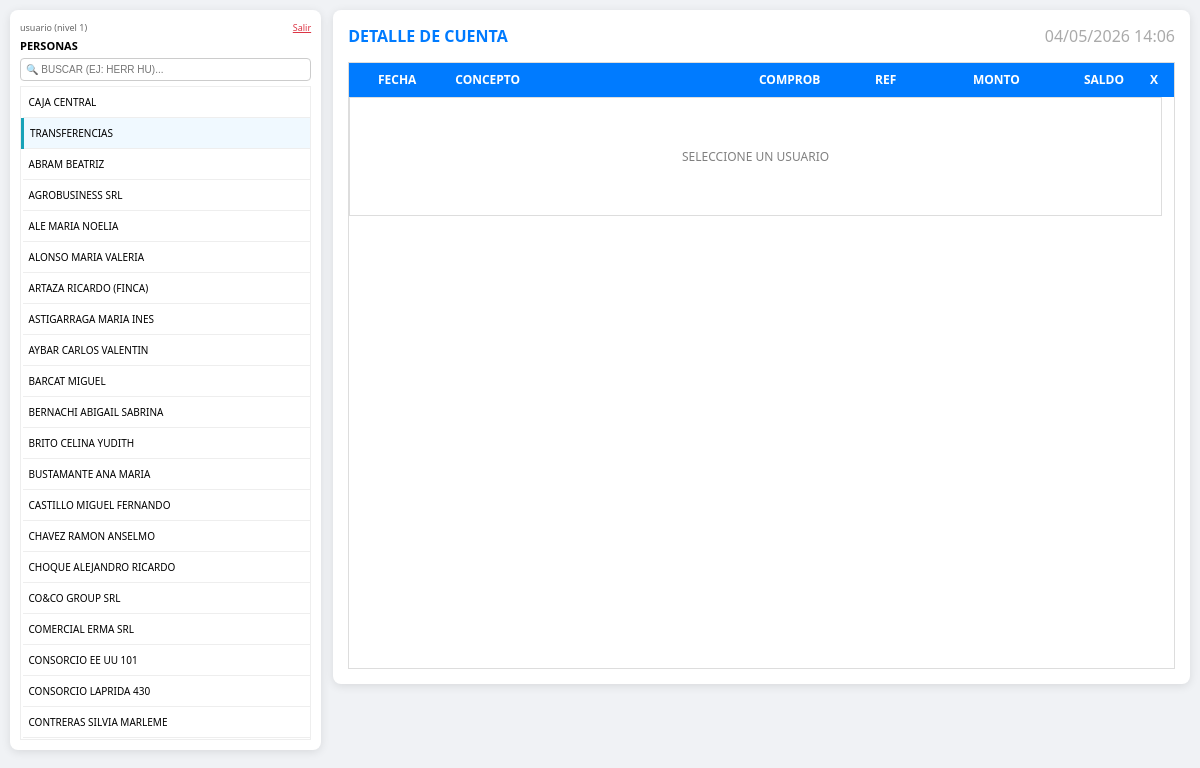
The page /index.php (signed in) on the database its author committed.
### tables this page shows
CREATE TABLE `usuarios` (
  `id` int(11) NOT NULL AUTO_INCREMENT,
  `acceso_creador_id` int(11) DEFAULT NULL COMMENT 'NULL=principal',
  `apellido` varchar(150) NOT NULL,
  `dni` varchar(20) NOT NULL,
  `cuit` varchar(25) DEFAULT NULL,
  `domicilio` varchar(200) DEFAULT NULL,
  `email` varchar(100) DEFAULT NULL,
  `celular` varchar(20) DEFAULT NULL,
  `consorcio` varchar(100) DEFAULT NULL,
  PRIMARY KEY (`id`),
  KEY `idx_acceso_creador` (`acceso_creador_id`)
);

### helpers_propiedad.php (called while the page is built, shortened)
<?php
function alquileres_asegurar_columna_incremento($conexion) {
    $r = mysqli_query($conexion, "SHOW COLUMNS FROM alquileres LIKE 'incremento_alquiler_meses'");
    if ($r && mysqli_num_rows($r) > 0) {
        $done = true;
        return;
    }
}

### liquidar_alquileres_mes.php (called while the page is built, shortened)
<?php
include_once __DIR__ . '/helpers_propiedad.php';
alquileres_asegurar_columna_incremento($conexion);
?>

### helpers_tenant_inmobiliaria.php (called while the page is built, shortened)
<?php
if (!function_exists('tenant_inmob_usuario_es_cuenta_ambito_sofia')) {
    function tenant_inmob_usuario_es_cuenta_ambito_sofia(string $usuario_acceso): bool
    {
        $u = trim($usuario_acceso);
        return strcasecmp($u, 'sofia') === 0 || strcasecmp($u, 'sofiacel') === 0;
    }
}
if (!function_exists('tenant_inmob_es_sofia')) {
    function tenant_inmob_es_sofia(): bool
    {
        if (isset($_SESSION['tenant_es_sofia'])) {
            return (int) $_SESSION['tenant_es_sofia'] === 1;
        }
        $u = trim((string) ($_SESSION['acceso_usuario'] ?? ''));
        return tenant_inmob_usuario_es_cuenta_ambito_sofia($u);
    }
    function tenant_inmob_asegurar_esquema($conexion): void
    {
        static $done = false;
        if ($done) {
            return;
        }
        $done = true;
        tenant_inmob_reparar_acceso_creador_huerfanos($conexion);
    }
    function tenant_inmob_reparar_acceso_creador_huerfanos($conexion): void
    {
        $sid = tenant_inmob_id_acceso_sofia_efectivo($conexion);
    }
    function tenant_inmob_id_acceso_sofia_bd($conexion): int
    {
        static $id = null;
        if ($id !== null) {
            return $id;
        }
        $r = mysqli_query($conexion, "SELECT id FROM accesos WHERE LOWER(TRIM(usuario)) = 'sofia' LIMIT 1");
        if ($r && $row = mysqli_fetch_assoc($r)) {
            $id = (int) $row['id'];
        } else {
            $id = 0;
        }
        return $id;
    }
    function tenant_inmob_id_acceso_sofia_efectivo($conexion): int
    {
        $sid = tenant_inmob_id_acceso_sofia_bd($conexion);
        return $sid > 0 ? $sid : 0;
    }
    function tenant_inmob_sql_usuarios_sin_alias($conexion): string
    {
        $sid = tenant_inmob_id_acceso_sofia_bd($conexion);
        return 'acceso_creador_id IS NULL';
    }
    function tenant_inmob_sql_usuarios($conexion, string $alias = 'u'): string
    {
        $base = tenant_inmob_sql_usuarios_sin_alias($conexion);
        return preg_replace('/\bacceso_creador_id\b/', $alias . '.acceso_creador_id', $base);
    }
    function tenant_inmob_id_usuario_caja_central($conexion): int
    {
        if (!tenant_inmob_es_sofia()) {
            return 1;
        }
        $sid = tenant_inmob_id_acceso_sofia_efectivo($conexion);
        $sid = (int) $sid;
        $r2 = mysqli_query($conexion, 'SELECT id FROM usuarios WHERE UPPER(TRIM(apellido)) = \'CAJA CENTRAL\' AND acceso_creador_id = ' . $sid . ' LIMIT 1');
        return ($r2 && ($row2 = mysqli_fetch_assoc($r2))) ? (int) $row2['id'] : 1;
    }
}

### index.php (the view, shortened to what this page needs)
<?php
include 'verificar_sesion.php';
require_once __DIR__ . '/helpers_movil.php';
require_once __DIR__ . '/helpers_tenant_inmobiliaria.php';
tenant_inmob_asegurar_esquema($conexion);
$id_caja_central = tenant_inmob_id_usuario_caja_central($conexion);
require_once __DIR__ . '/config_clave_borrado.php';
if (!tenant_inmob_es_sofia()) {
    include 'liquidar_alquileres_mes.php';
}
$ap_excl_libro_transf = mysqli_real_escape_string($conexion, 'TRANSFERENCIAS (LIBRO)');
$tw_usuarios = tenant_inmob_sql_usuarios($conexion, 'u');
$sql = "SELECT u.*,
        (SELECT a.fecha_fin
         FROM alquileres a
         WHERE (a.inquilino1_id = u.id OR a.inquilino2_id = u.id)
         AND a.estado = 'VIGENTE'
         ORDER BY a.fecha_fin DESC
         LIMIT 1) as fecha_fin_contrato
        FROM usuarios u
        WHERE u.apellido <> '$ap_excl_libro_transf' AND ($tw_usuarios)
        ORDER BY (u.id = " . (int) $id_caja_central . ") DESC, u.apellido ASC";
$resultado = mysqli_query($conexion, $sql);
$nivelAcceso = (int)($_SESSION['acceso_nivel'] ?? 0);
$soloLectura = ($nivelAcceso < 2);
?>
<!DOCTYPE html>
<html lang="es">
<head>
</head>
<body>
    <div class="contenedor-principal">
    <div class="contenedor-usuarios">
        <div style="display:flex; justify-content:space-between; align-items:center; flex-wrap:wrap; gap:4px; margin-bottom:4px;">
            <span style="font-size:9px; color:#666;"><?= htmlspecialchars($_SESSION['acceso_usuario'] ?? '') ?> (nivel <?= (int)($_SESSION['acceso_nivel'] ?? 0) ?>)</span>
            <div>
                <a href="<?= (isset($_SESSION['acceso_nivel']) && $_SESSION['acceso_nivel'] >= 1 && $_SESSION['acceso_nivel'] <= 3) ? 'respaldar_al_salir.php' : 'logout.php' ?>" style="color:#dc3545; font-size:9px;">Salir</a>
            </div>
        </div>
        <div style="display:flex; justify-content:space-between; align-items:center;">
            <h2 style="font-size:11px; margin:0;">PERSONAS</h2>
        </div>
        <input type="text" id="txtBuscador" placeholder="🔍 BUSCAR (EJ: HERR HU)..." onkeyup="filtrar()" style="width:100%; font-size:10px; margin-top:5px; padding:5px; border:1px solid #ccc; border-radius:4px; box-sizing:border-box;">
        <div class="scroll-usuarios">
            <table class="tabla-usuarios">
                <tbody id="cuerpo">
                    <?php while ($f = mysqli_fetch_array($resultado)) {
                        $btnEdit = $soloLectura ? '' : "<button class='btn-edit-inline' onclick='event.stopPropagation(); abrirEditor({$f['id']})'>📝 EDITAR</button>";
                        $fechaFinAttr = '';
                        if (!empty($f['fecha_fin_contrato'])) {
                            $fechaFinAttr = " data-fecha-fin='".htmlspecialchars($f['fecha_fin_contrato'])."'";
                        }
                        echo "<tr data-id=\"{$f['id']}\" onclick='cargarMovimientos(this, {$f['id']})'$fechaFinAttr>
                                <td>
                                    <span class='nombre-txt'>".strtoupper($f['apellido'])."</span>
                                    $btnEdit
                                </td>
                              </tr>";
                        if ((int)$f['id'] === (int)$id_caja_central) {
                            echo "<tr class=\"fila-libro-transfer\" data-id=\"-99\" onclick=\"cargarLibroTransferencias(this)\">
                                <td><span class=\"nombre-txt\">TRANSFERENCIAS</span></td>
                              </tr>";
                        }
                    } ?>
                </tbody>
            </table>
        </div>
    </div>
    <div class="contenedor-grid">
        <div class="cabecera-detalle">
            <div style="display:flex; align-items:center; gap:10px; flex-wrap:wrap;">
                <h2 id="tituloMovimientos" style="font-size:1rem; color:#007bff; margin:0;">DETALLE DE CUENTA</h2>
            </div>
            <div style="display:flex; align-items:center; gap:12px; flex-wrap:wrap;">
                <div id="reloj-sistema"></div>
            </div>
        </div>
        <div class="scroll-grid" id="divScroll">
            <table class="tabla-datos tabla-header">
                <colgroup id="colgroupHeader">
                    <col style="width:12%"><col style="width:36%"><col style="width:14%"><col style="width:10%"><col style="width:13%"><col style="width:13%"><col style="width:40px">
                </colgroup>
                <thead>
                    <tr>
                        <th class="al-cen">FECHA</th>
                        <th class="al-izq">CONCEPTO</th>
                        <th class="al-cen">COMPROB</th>
                        <th class="al-cen">REF</th>
                        <th class="al-der">MONTO</th>
                        <th class="al-der">SALDO</th>
                        <th class="al-cen">X</th>
                    </tr>
                </thead>
            </table>
            <div class="scroll-movimientos" id="scrollMovimientos">
                <table class="tabla-datos tabla-body">
                <colgroup id="colgroupBody">
                    <col style="width:12%"><col style="width:36%"><col style="width:14%"><col style="width:10%"><col style="width:13%"><col style="width:13%"><col style="width:40px">
                </colgroup>
                    <tbody id="tablaMovimientos">
                        <tr><td colspan="7" style="padding:50px; text-align:center; color:gray;">SELECCIONE UN USUARIO</td></tr>
                    </tbody>
                </table>
            </div>
        </div>
    </div>
    </div>
</body>
</html>

### index.php (style rules this page uses)
body { font-family: 'Segoe UI', sans-serif; background: #f0f2f5; margin: 0; padding: 10px; display: flex; flex-direction: column; align-items: stretch; }
.contenedor-principal { display: flex; align-items: flex-start; flex: 1; min-width: 0; }
.contenedor-usuarios { background: white; padding: 10px; border-radius: 8px; box-shadow: 0 2px 10px rgba(0,0,0,0.1); width: 25vw; margin-right: 1vw; height: 90vh; display: flex; flex-direction: column; font-size: 10px; }
.contenedor-grid { background: white; padding: 15px; border-radius: 8px; box-shadow: 0 2px 10px rgba(0,0,0,0.1); width: 71vw; height: calc(90vh - 2cm); position: relative; display: flex; flex-direction: column; min-height: 0; }
.cabecera-detalle { display: flex; justify-content: space-between; align-items: center; margin-bottom: 10px; flex-shrink: 0; }
#reloj-sistema { font-size: 1rem; color: #aaa; font-weight: 300; min-width: 150px; text-align: right; }
.scroll-usuarios { flex-grow: 1; overflow-y: auto; border: 1px solid #eee; margin-top: 5px; }
.scroll-grid { flex: 1; min-height: 0; display: flex; flex-direction: column; border: 1px solid #ddd; margin-top: 5px; background: #fff; overflow: hidden; }
.tabla-header { flex-shrink: 0; width: 100%; }
.scroll-movimientos { flex: 1 1 0; min-height: 150px; overflow-y: scroll !important; overflow-x: auto; scrollbar-gutter: stable; }
.tabla-datos { width: 100%; border-collapse: collapse; font-size: 12px; table-layout: fixed; }
.tabla-datos th { background: #007bff; color: white; padding: 8px 5px; font-weight: bold; }
.tabla-header { border-bottom: 1px solid #007bff; }
.tabla-body td { border: 1px solid #ddd; padding: 8px 5px; }
.tabla-usuarios { width: 100%; border-collapse: collapse; }
.tabla-usuarios td { border-bottom: 1px solid #eee; padding: 8px 6px; cursor: pointer; text-transform: uppercase; display: flex; justify-content: space-between; align-items: center; }
.fila-libro-transfer { background: #f0f9ff; border-left: 3px solid #17a2b8; }
.al-izq { text-align: left !important; padding-left: 10px !important; }
.al-der { text-align: right !important; padding-right: 10px !important; }
.al-cen { text-align: center !important; }

### rows shown on the page
usuarios: apellido "CAJA CENTRAL", shows "TRANSFERENCIAS"
usuarios: apellido "ABRAM BEATRIZ"
usuarios: apellido "AGROBUSINESS SRL"
usuarios: apellido "ALE MARIA NOELIA"
usuarios: apellido "ALONSO MARIA VALERIA"
usuarios: apellido "ARTAZA RICARDO (FINCA)"
usuarios: apellido "ASTIGARRAGA MARIA INES"
usuarios: apellido "AYBAR CARLOS VALENTIN"
usuarios: apellido "BARCAT MIGUEL"
usuarios: apellido "BERNACHI ABIGAIL SABRINA"
usuarios: apellido "BRITO CELINA YUDITH"
usuarios: apellido "BUSTAMANTE ANA MARIA"
usuarios: apellido "CASTILLO MIGUEL FERNANDO"
usuarios: apellido "CHAVEZ RAMON ANSELMO"
usuarios: apellido "CHOQUE ALEJANDRO RICARDO"
usuarios: apellido "CO&CO GROUP SRL"
usuarios: apellido "COMERCIAL ERMA SRL"
usuarios: apellido "CONSORCIO EE UU 101"
usuarios: apellido "CONSORCIO LAPRIDA 430"
usuarios: apellido "CONTRERAS SILVIA MARLEME"

### other values the page prints
$_SESSION['acceso_usuario'] "usuario"
$_SESSION['acceso_nivel'] "1"
